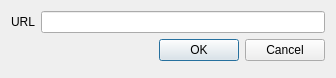
<?xml version="1.0" encoding="UTF-8"?>
<ui version="4.0">
 <class>WebDialog</class>
 <widget class="QDialog" name="WebDialog">
  <property name="geometry">
   <rect>
    <x>0</x>
    <y>0</y>
    <width>336</width>
    <height>78</height>
   </rect>
  </property>
  <property name="windowTitle">
   <string>Edit URL</string>
  </property>
  <layout class="QFormLayout" name="formLayout">
   <item row="0" column="0">
    <widget class="QLabel" name="text_label">
     <property name="text">
      <string>URL</string>
     </property>
    </widget>
   </item>
   <item row="0" column="1">
    <widget class="QLineEdit" name="ui_target"/>
   </item>
   <item row="1" column="0" colspan="2">
    <widget class="QDialogButtonBox" name="buttonBox">
     <property name="orientation">
      <enum>Qt::Horizontal</enum>
     </property>
     <property name="standardButtons">
      <set>QDialogButtonBox::Cancel|QDialogButtonBox::Ok</set>
     </property>
    </widget>
   </item>
  </layout>
 </widget>
 <resources/>
 <connections>
  <connection>
   <sender>buttonBox</sender>
   <signal>accepted()</signal>
   <receiver>WebDialog</receiver>
   <slot>accept()</slot>
   <hints>
    <hint type="sourcelabel">
     <x>248</x>
     <y>254</y>
    </hint>
    <hint type="destinationlabel">
     <x>157</x>
     <y>274</y>
    </hint>
   </hints>
  </connection>
  <connection>
   <sender>buttonBox</sender>
   <signal>rejected()</signal>
   <receiver>WebDialog</receiver>
   <slot>reject()</slot>
   <hints>
    <hint type="sourcelabel">
     <x>316</x>
     <y>260</y>
    </hint>
    <hint type="destinationlabel">
     <x>286</x>
     <y>274</y>
    </hint>
   </hints>
  </connection>
 </connections>
</ui>
